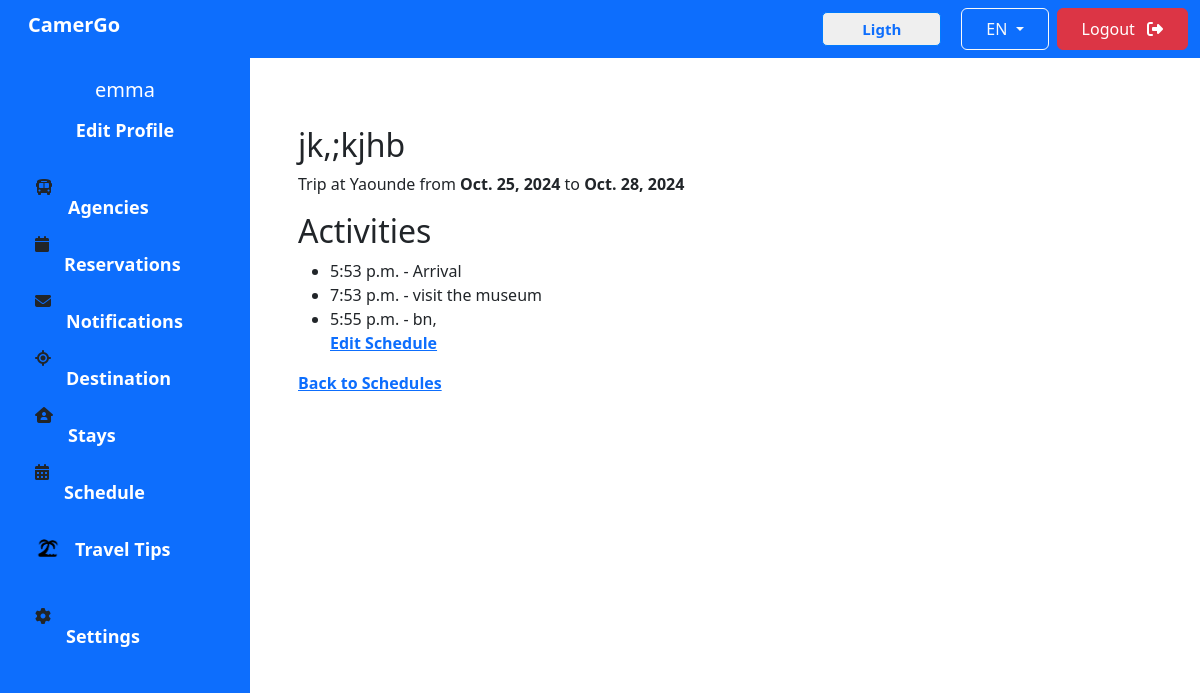
/schedules/2/ (signed in), run on the app's committed database.
### accounts/models.py (models this page shows, shortened)
class CustomUser(AbstractUser):
    ROLE_CHOICES = [
        ('admin', 'Admin'),
        ('accommodation_receptionist', 'Accommodation_Receptionist'),
        ('agency_receptionist', 'Agency_Receptionist'),
        ('client', 'Client'),
    ]
    roles = models.CharField(max_length=50, choices=ROLE_CHOICES, null=True, blank=True, default='client')

class Schedule(models.Model):
    client = models.ForeignKey(CustomUser, on_delete=models.CASCADE, related_name='schedules')
    start_date = models.DateField()
    end_date = models.DateField()
    created_at = models.DateTimeField(auto_now_add=True)
    updated_at = models.DateTimeField(auto_now=True)
    town = models.CharField(max_length=255)
    name = models.CharField(max_length=255)

class Activity(models.Model):
    schedule = models.ForeignKey(Schedule, on_delete=models.CASCADE, related_name='activities')
    time = models.TimeField()
    description = models.TextField()

### accounts/views.py (the view)
# urls.py: path('schedules/<int:schedule_id>/', views.schedule_detail, name='schedule_detail'),
@login_required
def schedule_detail(request, schedule_id):
    schedule = get_object_or_404(Schedule, id=schedule_id, client=request.user)
    return render(request, 'pages/UserDashboard/scheduledetail.html', {'schedule': schedule})

### accounts/templates/pages/UserDashboard/scheduledetail.html
{% extends "pages/UserDashboard/base.html" %}
{% load static %}
{% block content %}
    <div class="content p-5">
        <h2>{{ schedule.name }}</h2>
        <p>Trip at {{ schedule.town }} from <strong>{{ schedule.start_date }}</strong> to <strong>{{ schedule.end_date }}</strong></p>
        <h2>Activities</h2>
        {% if schedule.activities.all %}
            <ul>
                {% for activity in schedule.activities.all %}
                    <li>{{ activity.time }} - {{ activity.description }}</li>
                {% endfor %}
                <a href="{% url 'edit_schedule' schedule.id %}">Edit Schedule</a>
            </ul>
        {% else %}
            <p>No activities found for this schedule.</p>
        {% endif %}
        <a href="{% url 'list_schedules' %}">Back to Schedules</a>
    </div>
{% endblock %}

### accounts/templates/pages/UserDashboard/base.html (shortened to what this page needs)
{% load static %}
<!DOCTYPE html>
<html lang="en">
<head>
    <link rel="stylesheet" href="{% static 'css/UserDashboard/destination.css' %}">
    <link rel="stylesheet" href="{% static 'css/UserDashboard/agency.css' %}">
    <link rel="stylesheet" href="{% static 'css/UserDashboard/stays.css' %}">
    <link rel="stylesheet" href="{% static 'css/UserDashboard/reservation.css' %}">
    <link href="https://cdn.jsdelivr.net/npm/bootstrap@5.3.3/dist/css/bootstrap.min.css" rel="stylesheet">
    <link rel="stylesheet" href="../../../static/css/basic.css">
     <link rel="stylesheet" href="https://cdnjs.cloudflare.com/ajax/libs/font-awesome/6.5.2/css/all.min.css"
 />
</head>
<body>
    <nav class="navbar navbar-expand-lg navbar-light bg-primary">
        <div class="container-fluid">
            <h4 class="navbar-brand text-white fw-bold ms-3">CamerGo</h4>
            <div class="d-flex align-items-center ms-auto">
                <button class="btn1"><a href="#" class="text-decoration-none px-4 py-2" id="darkModeToggle">Ligth</a></button>
                <div class="dropdown me-2">
                    <button class="btn px-4 py-2 btn-outline-light dropdown-toggle" type="button" id="languageDropdown" data-bs-toggle="dropdown" aria-expanded="false">
                        EN
                    </button>
                </div>
                <div class="">
                    <a href="{% url 'logout' %}" class="btn btn-danger px-4 py-2">Logout <i class="ms-2 fa-solid fa-right-from-bracket"></i></a></div>
            </div>
        </div>
    </nav>
    <div class="sidebar bg-primary">
        <div class="profile">
            {% if user.is_authenticated %}
                <h5>{{ user.username }}</h5>
            {% else %}
                <h5>Hello, Guest!</h5>
            {% endif %}
            <a href="{% url 'create_profile' %}" class="text-white">Edit Profile</a>
        </div>
        <div class="menu">
            <div class="menu-item">
                <i class="fa-solid fa-bus"></i>
                <a href="{% url 'list_agency' %}">Agencies</a>
            </div>
            <div class="menu-item">
                <i class="fa-solid fa-calendar"></i>
                <a href="{% url 'list_client_reservations' %}">Reservations</a>
            </div>
            <div class="menu-item">
                <i class="fa-solid fa-envelope"></i>
                <a href="{% url 'notifications' %}">Notifications</a>
            </div>
            <div class="menu-item1">
                <i class="fa-solid fa-location-crosshairs"></i>
                <a href="{% url 'destination' %}">Destination</a>
            </div>
            <div class="menu-item">
                <i class="fa-solid fa-house-user"></i>
                <a href="{% url 'accommodation_list' %}">Stays</a>
            </div>
            <div class="menu-item">
                <i class="fa-solid fa-calendar-days"></i>
                <a href="{% url 'list_schedules' %}">Schedule</a>
            </div>
            <div class="menu-item">
                <img src="./../../../static/image/logos/Beach.png" alt="Travel Tips">
                <a href="#">Travel Tips</a>
            </div>
            <div class="settings">
                <i class="fa-solid fa-gear"></i>
                <a href="#">Settings</a>
            </div>
        </div>
    </div>
    <main>{% block content %} {% endblock %}</main>
</body>

### accounts/static/css/UserDashboard/destination.css (style rules this page uses)
body { font-family: "Space Grotesk", sans-serif; }
.navbar { position:fixed; }
.navbar .btn1 { text-decoration: none; border: solid #007BFF 1px; border-radius: 5px; margin-right: 20px; padding: 5px 15px; font-size: 15px; font-weight: bold; }
.sidebar { width: 250px; background-color: #4db8ff; padding-top: 20px; height: 100vh; position: fixed; }
.menu-item { display: flex; }
.menu-item img { width: 25px; height: 35px; margin-top: 10px; }
.menu-item1 { display: flex; }
.settings { display: flex; margin-top: 30px; }
.sidebar a { padding: 15px; text-decoration: none; font-size: 18px; color: white; display: block; }
.sidebar .menu { padding-left: 35px; }
.sidebar .profile { text-align: center; padding-bottom: 20px; }
.sidebar .profile h5 { color: white; margin: 0; }
.content { margin-left: 250px; padding: 20px; }

### accounts/static/css/UserDashboard/agency.css (style rules this page uses)
body { font-family: "Space Grotesk", sans-serif; }
.navbar { position:fixed; bottom: 0; right: 0; }
.navbar .btn1 { text-decoration: none; border: solid #007BFF 1px; border-radius: 5px; margin-right: 20px; padding: 5px 15px; font-size: 15px; font-weight: bold; }
.sidebar { width: 250px; background-color: #4db8ff; padding-top: 20px; height: 100vh; position: fixed; }
.menu-item { display: flex; }
.menu-item img { width: 25px; height: 35px; margin-top: 10px; }
.menu-item1 { display: flex; }
.settings { display: flex; margin-top: 30px; }
.sidebar a { padding: 15px; text-decoration: none; font-size: 18px; color: white; display: block; transition: all 1s; }
.sidebar .menu { padding-left: 35px; }
.sidebar .profile { text-align: center; padding-bottom: 20px; }
.sidebar .profile h5 { color: white; margin: 0; }
.content { margin-left: 250px; padding: 20px; }
a { text-decoration: none; color: white; font-weight: bold; transition: all 0.2s ease; }

### accounts/static/css/UserDashboard/stays.css (style rules this page uses)
body { font-family: Arial, sans-serif; }
.navbar { position:fixed; bottom: 0; right: 0; }
.navbar .btn1 { text-decoration: none; border: solid #007BFF 1px; border-radius: 5px; margin-right: 20px; padding: 5px 15px; font-size: 15px; font-weight: bold; }
.sidebar { width: 250px; background-color: #4db8ff; padding-top: 20px; height: 100vh; position: fixed; }
.menu-item { display: flex; }
.menu-item img { width: 25px; height: 35px; margin-top: 10px; }
.menu-item1 { display: flex; }
.settings { display: flex; margin-top: 30px; }
.sidebar a { padding: 15px; text-decoration: none; font-size: 18px; color: white; display: block; }
.sidebar .menu { padding-left: 35px; }
.sidebar .profile { text-align: center; padding-bottom: 20px; }
.sidebar .profile h5 { color: white; margin: 0; }
.content { margin-left: 250px; padding: 20px; }
.navbar { position:relative; }
.content { margin-left: 250px; margin-top: 20px; padding: 20px; }

### data on the page
CustomUser: username "emma"
Schedule: name "jk,;kjhb", town "Yaounde", start_date "Oct. 25, 2024", end_date "Oct. 28, 2024"
Activity: time "5:53 p.m.", description "Arrival"
Activity: time "7:53 p.m.", description "visit the museum"
Activity: time "5:55 p.m.", description "bn,"
